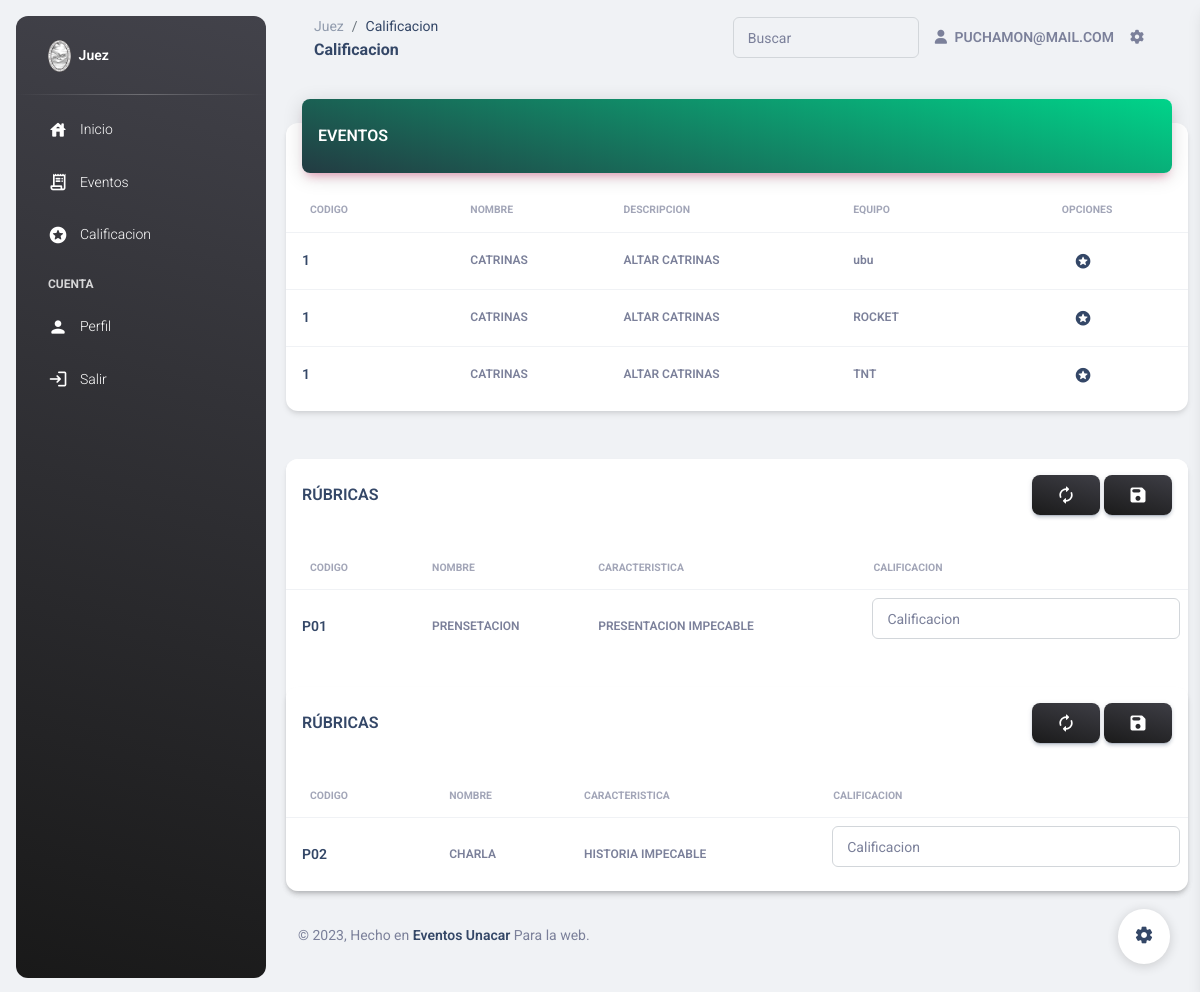
Page /Juez/Calificacion.php?idEvento=1 (signed in) on the committed database.
### tables this page shows
CREATE TABLE `usuario` (
  `matriculaUsuario` char(6) NOT NULL,
  `idRol` char(3) NOT NULL,
  `nombreUsuario` varchar(45) DEFAULT NULL,
  `apellidoUsuario` varchar(45) DEFAULT NULL,
  `facultadUsuario` varchar(45) DEFAULT NULL,
  `emailUsuario` varchar(45) DEFAULT NULL,
  `Pass` varchar(60) NOT NULL,
  `telefonoUsuario` char(10) DEFAULT NULL
);

CREATE TABLE `equipo` (
  `idJefeCreador` int(10) NOT NULL,
  `idEquipo` char(3) NOT NULL,
  `idEvento` char(20) NOT NULL,
  `nombreEquipo` varchar(45) DEFAULT NULL
);

CREATE TABLE `evento` (
  `idEvento` char(20) NOT NULL,
  `matriculaUsuario` char(6) NOT NULL,
  `nombreEvento` varchar(45) DEFAULT NULL,
  `descripcionEvento` varchar(100) DEFAULT NULL,
  `statusEvento` varchar(20) DEFAULT NULL
);

CREATE TABLE `eventoparametro` (
  `idEvento` int(10) DEFAULT NULL,
  `idParametro` varchar(50) DEFAULT NULL,
  `idEventoParametro` int(25) NOT NULL
);

CREATE TABLE `parametro` (
  `idParametro` char(3) NOT NULL,
  `nombreParametro` varchar(45) DEFAULT NULL,
  `caracteristicaParametro` varchar(100) DEFAULT NULL
);

### config/database.php (called while the page is built, shortened)
<?php
 $host = "localhost";
 $puerto = "3306";
 $usuario = "root";
 $contrasena = "";
 $baseDeDatos ="eventofci";
 function Conecta_DB_project()
 {
    global $host, $puerto, $usuario, $contrasena, $baseDeDatos;
    if (!($link = mysqli_connect($host.":".$puerto, $usuario, $contrasena)))
      {
          echo "Error conectando a la base de datos.<br>";
         exit();
      }
    else
    {
    }
 return $link;
 }
?>

### Juez/Calificacion.php (the view, shortened to what this page needs)
<?php
  include("../config/database.php");
  $user_check=$_SESSION['login_user_sys'];
  $link = Conecta_DB_project();
  $consulta = "select * from usuario where emailUsuario='$user_check'";
  $sql=mysqli_query($link,$consulta);
  $rowy = mysqli_fetch_assoc($sql);
  $login_session = $rowy['emailUsuario'];
  $queryGeneral = "SELECT * FROM evento INNER JOIN equipo ON evento.idEvento = equipo.idEvento
    WHERE statusEvento = 'ACTIVO' GROUP BY equipo.idEquipo";
  $resultGeneral = mysqli_query(Conecta_DB_project(), $queryGeneral);
  if(isset($_GET['idEvento'])){
    $codigo = $_GET['idEvento'];
    $querys = "SELECT *
      FROM parametro
      INNER JOIN eventoparametro
      ON eventoparametro.idParametro = parametro.idParametro
      INNER JOIN evento
      ON eventoparametro.idEvento = evento.idEvento
      WHERE evento.idEvento = '$codigo'";
    $results = mysqli_query(Conecta_DB_project(), $querys);
    $row = mysqli_fetch_array($results);
    $row2 = mysqli_fetch_array($resultGeneral);
  }
?>
<!DOCTYPE html>
<html lang="en">
<head>
  <link href="../assets/css/nucleo-icons.css" rel="stylesheet" />
  <link href="../assets/css/nucleo-svg.css" rel="stylesheet" />
  <link id="pagestyle" href="../assets/css/material-dashboard.css?v=3.0.4" rel="stylesheet" />
</head>
<body class="g-sidenav-show  bg-gray-200">
  <?php
   require "Complements/Menu.php";
  ?>
  <main class="main-content position-relative max-height-vh-100 h-100 border-radius-lg ">
    <nav class="navbar navbar-main navbar-expand-lg px-0 mx-4 shadow-none border-radius-xl" id="navbarBlur" data-scroll="true">
      <div class="container-fluid py-1 px-3">
        <nav aria-label="breadcrumb">
          <ol class="breadcrumb bg-transparent mb-0 pb-0 pt-1 px-0 me-sm-6 me-5">
            <li class="breadcrumb-item text-sm"><a class="opacity-5 text-dark" href="javascript:;">Juez</a></li>
            <li class="breadcrumb-item text-sm text-dark active" aria-current="page">Calificacion</li>
          </ol>
          <h6 class="font-weight-bolder mb-0">Calificacion</h6>
        </nav>
        <div class="collapse navbar-collapse mt-sm-0 mt-2 me-md-0 me-sm-4" id="navbar">
          <div class="ms-md-auto pe-md-3 d-flex align-items-center">
            <div class="input-group input-group-outline">
              <label class="form-label">Buscar</label>
              <input type="text" id="buscar" class="form-control">
            </div>
          </div>
          <ul class="navbar-nav  justify-content-end">
            <li class="nav-item d-flex align-items-center">
              <a href="#Juez" class="nav-link text-body font-weight-bold px-0">
                <i class="fa fa-user me-sm-1"></i>
                <span class="d-sm-inline d-none"><?php echo $login_session; ?></span>
              </a>
            </li>
            <li class="nav-item px-3 d-flex align-items-center">
              <a href="javascript:;" class="nav-link text-body p-0">
                <i class="fa fa-cog fixed-plugin-button-nav cursor-pointer"></i>
              </a>
            </li>
          </ul>
        </div>
      </div>
    </nav>
    <div class="container-fluid py-4">
      <div class="row">
        <div class="col-lg-8">
      <div class="row">
        <div class="col-12">
          <div class="card my-4">
            <div class="card-header p-0 position-relative mt-n4 mx-3 z-index-2">
              <div class="bg-gradient-primary shadow-primary border-radius-lg pt-4 pb-3">
                <h6 class="text-white text-capitalize ps-3">EVENTOS</h6>
              </div>
            </div>
            <div class="card-body px-0 pb-2">
              <div class="table-responsive p-0">
                <table id="tabla" class="table align-items-center mb-0">
                  <thead>
                    <tr>
                      <th class="text-uppercase text-secondary text-xxs font-weight-bolder opacity-7">Codigo</th>
                      <th class="text-uppercase text-secondary text-xxs font-weight-bolder opacity-7 ps-2">Nombre</th>
                      <th class="text-uppercase text-secondary text-xxs font-weight-bolder opacity-7 ps-2">Descripcion</th>
                      <th class="text-uppercase text-secondary text-xxs font-weight-bolder opacity-7 ps-2">Equipo</th>
                      <th class="text-center text-uppercase text-secondary text-xxs font-weight-bolder opacity-7">Opciones</th>
                    </tr>
                  </thead>
                  <tbody>
                  <?php
                      foreach ($resultGeneral as $rowGeneral) {
                  ?>
                    <tr>
                      <td>
                        <div class="d-flex px-2 py-1">
                          <div class="d-flex flex-column justify-content-center">
                            <h6 class="mb-0 text-sm"><?php echo $rowGeneral['idEvento']; ?></h6>
                          </div>
                        </div>
                      </td>
                      <td>
                        <p class="text-xs font-weight-bold mb-0"><?php echo $rowGeneral['nombreEvento']; ?></p>
                      </td>
                      <td>
                        <p class="text-xs font-weight-bold mb-0"><?php echo $rowGeneral['descripcionEvento']; ?></p>
                      </td>
                      <td>
                        <p class="text-xs font-weight-bold mb-0"><?php echo $rowGeneral['nombreEquipo']; ?></p>
                      </td>
                      <td class="align-middle text-center">
                        <a class="btn btn-link text-dark px-3 mb-0" href="Calificacion.php?idEvento=<?php echo $rowGeneral['idEvento']?>"><i class="material-icons me-2">stars</i></a>
                      </td>
                    </tr>
                  <?php
                    }
                  ?>
                  </tbody>
                </table>
              </div>
            </div>
          </div>
        </div>
      </div>
          <div class="row">
            <div class="col-md-12 mb-lg-0 mb-4">
            <?php
              foreach ($results as $rows) {
            ?>
            <form method="post" name="form" action="../config/crudCalificacion.php?idEvento=<?php echo $row['idEvento']?>
            &amp;idJuez=<?php echo $rowy['matriculaUsuario']?>&amp;idEquipo=<?php echo $row2['idEquipo']?>&amp;idParametro=<?php echo $rows['idParametro']?>">
              <div class="card mt-4">
                <div class="card-header pb-0 p-3">
                  <div class="row">
                    <div class="col-6 d-flex align-items-center">
                      <h6 class="mb-0">RÚBRICAS</h6>
                    </div>
                    <div class="col-6 text-end">
                      <a href="../Juez/Calificacion.php" class="btn bg-gradient-dark mb-0   material-icons opacity-10">autorenew</a>
                      <input type="submit" class="btn bg-gradient-dark mb-0  material-icons opacity-10" name="update" value="save" >
                    </div>
                  </div>
                </div>
                <div class="card-body p-3">
                </div>
                <table id="tabla" class="table align-items-center mb-0">
                  <thead>
                    <tr>
                      <th class="text-uppercase text-secondary text-xxs font-weight-bolder opacity-7">Codigo</th>
                      <th class="text-uppercase text-secondary text-xxs font-weight-bolder opacity-7 ps-2">Nombre</th>
                      <th class="text-uppercase text-secondary text-xxs font-weight-bolder opacity-7 ps-2">Caracteristica</th>
                      <th class="text-uppercase text-secondary text-xxs font-weight-bolder opacity-7 ps-2">Calificacion</th>
                    </tr>
                  </thead>
                  <tbody>
                      <tr>
                        <td>
                          <div class="d-flex px-2 py-1">
                            <div class="d-flex flex-column justify-content-center">
                              <h6 class="mb-0 text-sm"><?php echo $rows['idParametro']; ?></h6>
                            </div>
                          </div>
                        </td>
                        <td>
                          <p class="text-xs font-weight-bold mb-0"><?php echo $rows['nombreParametro']; ?></p>
                        </td>
                        <td>
                          <p class="text-xs font-weight-bold mb-0"><?php echo $rows['caracteristicaParametro']; ?></p>
                        </td>
                        <td>
                          <div class="input-group input-group-outline mb-3">
                          <label class="form-label">Calificacion</label>
                          <input type="number" class="form-control" name="Calificacion" required>
                          </div>
                        </td>
                  </tbody>
                </table>
              </form>
              <?php
                }
              ?>
              </div>
            </div>
          </div>
        </div>
      </div>
      <br>
      <footer class="footer py-4  ">
        <div class="container-fluid">
          <div class="row align-items-center justify-content-lg-between">
            <div class="col-lg-6 mb-lg-0 mb-4">
              <div class="copyright text-center text-sm text-muted text-lg-start">
                © ,
                Hecho en
                <a href="https://www.unacar.mx/" class="font-weight-bold" target="_blank">Eventos Unacar</a>
                Para la web.
              </div>
            </div>
          </div>
        </div>
      </footer>
  </main>
  <?php
    require "Complements/Config.php";
  ?>
</body>
</html>

### rows in the picture
usuario: emailUsuario "PUCHAMON@MAIL.COM"
equipo: idEvento "1", idEvento.nombreEvento "CATRINAS", idEvento.descripcionEvento "ALTAR CATRINAS", nombreEquipo "ubu"
equipo: idEvento "1", idEvento.nombreEvento "CATRINAS", idEvento.descripcionEvento "ALTAR CATRINAS", nombreEquipo "ROCKET"
equipo: idEvento "1", idEvento.nombreEvento "CATRINAS", idEvento.descripcionEvento "ALTAR CATRINAS", nombreEquipo "TNT"
eventoparametro: idParametro "P01", idParametro.nombreParametro "PRENSETACION", idParametro.caracteristicaParametro "PRESENTACION IMPECABLE"
eventoparametro: idParametro "P02", idParametro.nombreParametro "CHARLA", idParametro.caracteristicaParametro "HISTORIA IMPECABLE"
